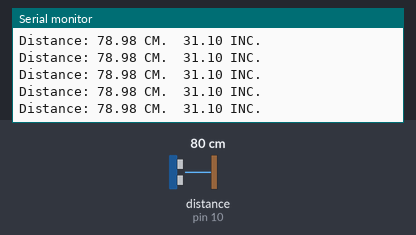
The sketch below on a simulated Arduino Uno, built with avr-gcc and run on an emulated ATmega328P. Parts: the last lines printed to the serial monitor. Wiring (inferred from the names in the program): ultrasonic range finder: trigger pin 9; echo pin 10. The test bench sets the inputs (shaded band); at power-on: distance to the obstacle (sensor on pin 10) 80 cm. The echo pulse lasts 58.3 µs per cm.

Above: at 1.2 s.
1.3 s: distance to the obstacle (sensor on pin 10) set to 35 cm
At 1.39 s:
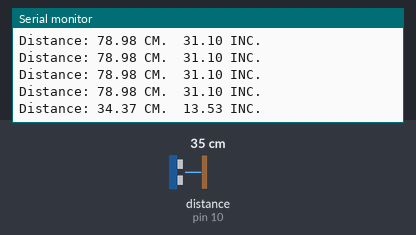
4.3 s: distance to the obstacle (sensor on pin 10) set to 250 cm
At 4.39 s:
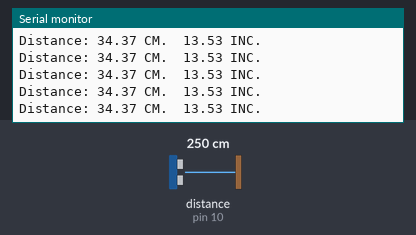
7.3 s: distance to the obstacle (sensor on pin 10) set to 299 cm
At 7.41 s:
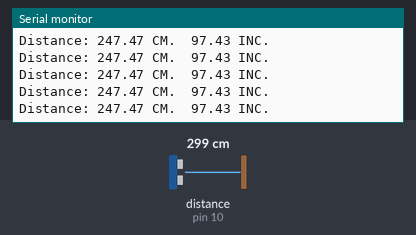
10.3 s: distance to the obstacle (sensor on pin 10) set to 250 cm
At 10.39 s:
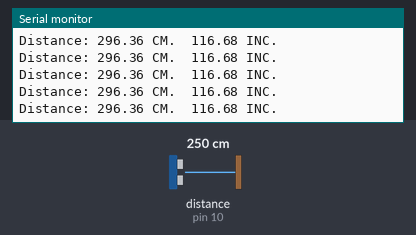
Timing chart, 0 to 13.3 s (numbered marks = the images above; inputs shaded):
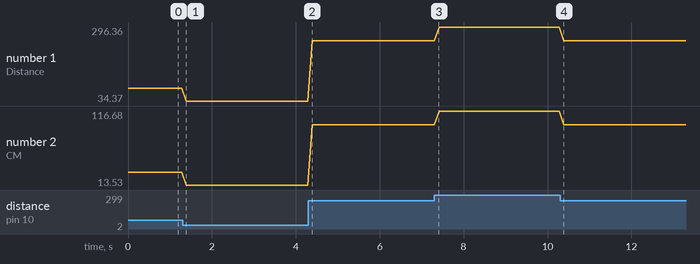

The sketch:

Ultrasonic01.ino
```cpp
const int trigPin = 9;
const int echoPin = 10;

long duration;
float distance,Inch;
void setup() {
  pinMode(trigPin, OUTPUT);
  pinMode(echoPin, INPUT);
  Serial.begin(9600);
}
void loop() {

  digitalWrite(trigPin, LOW);
  delayMicroseconds(2);

  digitalWrite(trigPin, HIGH);
  delayMicroseconds(10);
  digitalWrite(trigPin, LOW);

  duration = pulseIn(echoPin, HIGH);
  distance = duration * 0.034 / 2;
  Inch=distance*0.3937;
  Serial.print("Distance: ");
  Serial.print(distance);
  Serial.print(" CM.\t");
  Serial.print(Inch);
  Serial.println(" INC.");
  delay(100);
}
```

Measured:
- after the input at 1.3 s, the serial monitor: prints a new line after 0.08 s (image 1)
- plotted number 1: 78.98 → 34.37 after the input at 1.3 s, 34.37 → 247.47 after the input at 4.3 s, 247.47 → 296.36 after the input at 7.3 s, 296.36 → 247.47 after the input at 10.3 s
- plotted number 2: 31.1 → 13.53 after the input at 1.3 s, 13.53 → 97.43 after the input at 4.3 s, 97.43 → 116.68 after the input at 7.3 s, 116.68 → 97.43 after the input at 10.3 s
